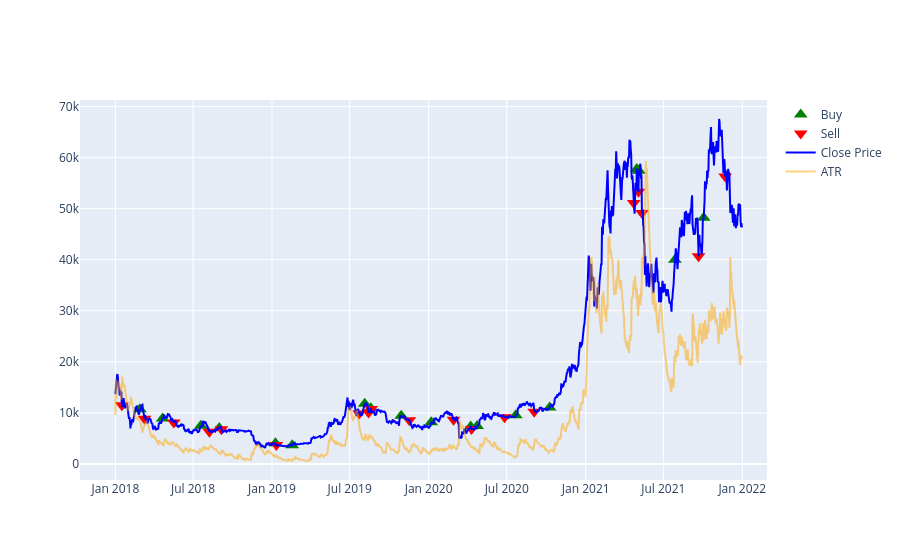

The cell this chart's notebook holds for it:
### Markdown cell above
# **Risk Management**

### Code cell
def atr(df):
  high = list(df['High'])
  low = list(df['Low'])
  close = list(df['Close'])
  tr = [high[0] - low[0]]
  for i in range(1,len(df)):
    tr.append(max(high[i] - low[i],abs(high[i] - close[i-1]),abs(low[i] - close[i])))
  df['true_range'] = tr
  df['atr'] = df['true_range'].ewm(span=14,adjust=True).mean()
  del df['true_range']
  return df
df = atr(df)
buy_df = df[df['Signal'] == 1]
sell_df = df[df['Signal'] == -1]

fig=go.Figure()
fig.add_trace(go.Scatter(x=buy_df.index, y=buy_df['Close'], mode='markers', name='Buy', marker=dict(color='green', symbol='triangle-up', size=12)))
fig.add_trace(go.Scatter(x=sell_df.index, y=sell_df['Close'], mode='markers', name='Sell', marker=dict(color='red', symbol='triangle-down', size=12)))
fig.add_trace(go.Scatter(x=df.index, y=df['Close'], name='Close Price', line=dict(color='blue')))
fig.add_trace(go.Scatter(x=df.index, y=df['atr']*10, name='ATR', line=dict(color='orange'),opacity=0.5))

fig.show()

### Figure 1 — Plotly figure (JSON) as saved in the notebook; plotly's stock layout.template omitted (floating-point values rounded to 4 significant figures; data arrays with more than 128 entries replaced by an {"elided": "..."} marker saying what was removed)
{"data": [{"marker": {"color": "green", "size": 12, "symbol": "triangle-up"}, "mode": "markers", "name": "Buy", "type": "scatter", "x": ["2018-02-27T00:00:00", "2018-04-21T00:00:00", "2018-07-19T00:00:00", "2018-08-31T00:00:00", "2019-01-09T00:00:00", "2019-02-17T00:00:00", "2019-08-05T00:00:00", "2019-08-19T00:00:00", "2019-10-29T00:00:00", "2020-01-07T00:00:00", "2020-04-08T00:00:00", "2020-04-23T00:00:00", "2020-07-22T00:00:00", "2020-10-09T00:00:00", "2021-04-30T00:00:00", "2021-05-05T00:00:00", "2021-07-28T00:00:00", "2021-10-03T00:00:00"], "y": [10730.0, 8896.0, 7467.0, 7038.0, 4035.0, 3674.0, 11810.0, 10920.0, 9428.0, 8164.0, 7334.0, 7430.0, 9525.0, 11060.0, 57750.0, 57420.0, 40000.0, 48200.0]}, {"marker": {"color": "red", "size": 12, "symbol": "triangle-down"}, "mode": "markers", "name": "Sell", "type": "scatter", "x": ["2018-01-16T00:00:00", "2018-03-10T00:00:00", "2018-05-17T00:00:00", "2018-08-08T00:00:00", "2018-09-05T00:00:00", "2019-01-11T00:00:00", "2019-07-23T00:00:00", "2019-08-14T00:00:00", "2019-08-20T00:00:00", "2019-11-17T00:00:00", "2020-02-28T00:00:00", "2020-04-10T00:00:00", "2020-06-26T00:00:00", "2020-09-03T00:00:00", "2021-04-23T00:00:00", "2021-05-04T00:00:00", "2021-05-12T00:00:00", "2021-09-21T00:00:00", "2021-11-22T00:00:00"], "y": [11490.0, 8866, 8094.0, 6306.0, 6793.0, 3687.0, 9901.0, 10050.0, 10760.0, 8578.0, 8672.0, 6865.0, 9163.0, 10250.0, 51090.0, 53330.0, 49150.0, 40690.0, 56290.0]}, {"line": {"color": "blue"}, "name": "Close Price", "type": "scatter", "x": {"elided": "1461 str values"}, "y": {"elided": "1461 float values"}}, {"line": {"color": "orange"}, "name": "ATR", "opacity": 0.5, "type": "scatter", "x": {"elided": "1461 str values"}, "y": {"elided": "1461 float values"}}], "layout": {"autosize": true, "xaxis": {"autorange": true, "range": ["2017-10-11 03:20:28.8046", "2022-02-26 20:39:31.1954"], "type": "date"}, "yaxis": {"autorange": true, "range": [-3150.0, 71290.0], "type": "linear"}}}
